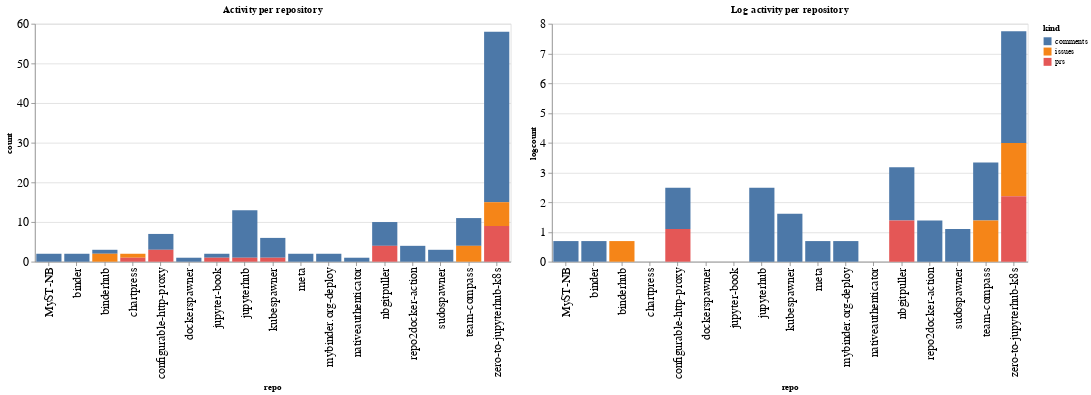

This figure's notebook cell:
### Code cell
ch1 = alt.Chart(repo_summaries, width=600, title="Activity per repository").mark_bar().encode(
    x='repo',
    y='count',
    color='kind',
    tooltip="kind"
)

ch2 = alt.Chart(repo_summaries, width=600, title="Log activity per repository").mark_bar().encode(
    x='repo',
    y='logcount',
    color='kind',
    tooltip="kind"
)

ch1 | ch2

### Figure 1 — Vega-Lite specification as saved in the notebook (floating-point values rounded to 4 significant figures)
{"config": {"axisLeft": {"labelFontSize": 15}, "axisBottom": {"labelFontSize": 15}}, "hconcat": [{"mark": "bar", "encoding": {"color": {"type": "nominal", "field": "kind"}, "tooltip": {"type": "nominal", "field": "kind"}, "x": {"type": "nominal", "field": "repo"}, "y": {"type": "quantitative", "field": "count"}}, "title": "Activity per repository", "width": 600}, {"mark": "bar", "encoding": {"color": {"type": "nominal", "field": "kind"}, "tooltip": {"type": "nominal", "field": "kind"}, "x": {"type": "nominal", "field": "repo"}, "y": {"type": "quantitative", "field": "logcount"}}, "title": "Log activity per repository", "width": 600}], "data": {"name": "data-7f048b814c4b2309f15580da008a4d65"}, "$schema": "https://vega.github.io/schema/vega-lite/v4.8.1.json", "datasets": {"data-7f048b814c4b2309f15580da008a4d65": [{"repo": "MyST-NB", "kind": "comments", "count": 2, "logcount": 0.6931}, {"repo": "binder", "kind": "comments", "count": 2, "logcount": 0.6931}, {"repo": "binderhub", "kind": "comments", "count": 1, "logcount": 0.0}, {"repo": "binderhub", "kind": "issues", "count": 2, "logcount": 0.6931}, {"repo": "chartpress", "kind": "issues", "count": 1, "logcount": 0.0}, {"repo": "chartpress", "kind": "prs", "count": 1, "logcount": 0.0}, {"repo": "configurable-http-proxy", "kind": "comments", "count": 4, "logcount": 1.386}, {"repo": "configurable-http-proxy", "kind": "prs", "count": 3, "logcount": 1.099}, {"repo": "dockerspawner", "kind": "comments", "count": 1, "logcount": 0.0}, {"repo": "jupyter-book", "kind": "comments", "count": 1, "logcount": 0.0}, {"repo": "jupyter-book", "kind": "prs", "count": 1, "logcount": 0.0}, {"repo": "jupyterhub", "kind": "comments", "count": 12, "logcount": 2.485}, {"repo": "jupyterhub", "kind": "prs", "count": 1, "logcount": 0.0}, {"repo": "kubespawner", "kind": "comments", "count": 5, "logcount": 1.609}, {"repo": "kubespawner", "kind": "prs", "count": 1, "logcount": 0.0}, {"repo": "meta", "kind": "comments", "count": 2, "logcount": 0.6931}, {"repo": "mybinder.org-deploy", "kind": "comments", "count": 2, "logcount": 0.6931}, {"repo": "nativeauthenticator", "kind": "comments", "count": 1, "logcount": 0.0}, {"repo": "nbgitpuller", "kind": "comments", "count": 6, "logcount": 1.792}, {"repo": "nbgitpuller", "kind": "prs", "count": 4, "logcount": 1.386}, {"repo": "repo2docker-action", "kind": "comments", "count": 4, "logcount": 1.386}, {"repo": "sudospawner", "kind": "comments", "count": 3, "logcount": 1.099}, {"repo": "team-compass", "kind": "comments", "count": 7, "logcount": 1.946}, {"repo": "team-compass", "kind": "issues", "count": 4, "logcount": 1.386}, {"repo": "zero-to-jupyterhub-k8s", "kind": "comments", "count": 43, "logcount": 3.761}, {"repo": "zero-to-jupyterhub-k8s", "kind": "issues", "count": 6, "logcount": 1.792}, {"repo": "zero-to-jupyterhub-k8s", "kind": "prs", "count": 9, "logcount": 2.197}]}}
